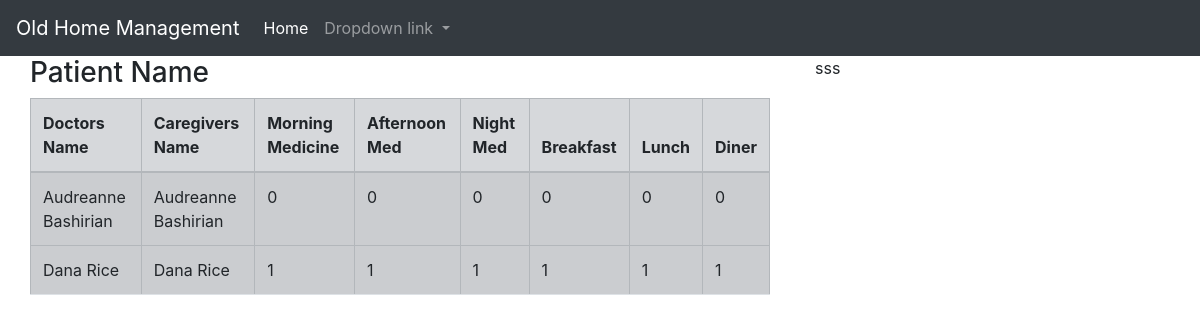
Page /admin_report.php on the committed database.
### tables this page shows
CREATE TABLE `patient_activities` (
  `id` bigint(20) UNSIGNED NOT NULL,
  `caregiver_id` bigint(20) UNSIGNED NOT NULL,
  `doctor_id` bigint(20) UNSIGNED DEFAULT NULL,
  `patient_id` bigint(20) UNSIGNED NOT NULL,
  `has_given_morning_medicine` tinyint(1) NOT NULL,
  `has_given_afternoon_medicine` tinyint(1) NOT NULL,
  `has_given_night_medicine` tinyint(1) NOT NULL,
  `has_given_breakfast` tinyint(1) NOT NULL,
  `has_given_lunch` tinyint(1) NOT NULL,
  `has_given_dinner` tinyint(1) NOT NULL,
  `created_at` timestamp NULL DEFAULT NULL,
  `updated_at` timestamp NULL DEFAULT NULL
);

CREATE TABLE `users` (
  `id` bigint(20) UNSIGNED NOT NULL,
  `role_id` bigint(20) UNSIGNED NOT NULL,
  `first_name` varchar(255) NOT NULL,
  `last_name` varchar(255) NOT NULL,
  `phone` varchar(255) NOT NULL,
  `email` varchar(255) NOT NULL,
  `date_of_birth` date NOT NULL,
  `password` varchar(255) NOT NULL,
  `approved` tinyint(1) NOT NULL,
  `created_at` timestamp NULL DEFAULT NULL,
  `updated_at` timestamp NULL DEFAULT NULL
);

### admin_report.php (the view, shortened to what this page needs)
<?php
 include_once "connection.php";
 include_once "main.php";
?>
<!DOCTYPE html>
<html lang="en">
<head>
    <link rel="stylesheet" href="https://stackpath.bootstrapcdn.com/bootstrap/4.5.2/css/bootstrap.min.css">
</head>
<body>
    <div class="container-fluid">
<div class="row">
                        <div class="col-md-8">
                        <div class="container-fluid">
                 <?php
                        $sql_upcoming = "select doc.first_name as 'doc_f_name', doc.last_name as 'doc_l_name', care.first_name, care.last_name, pat.first_name as 'p_f_name',pat.last_name as 'p_l_name',patient_activities.has_given_morning_medicine,
                        patient_activities.has_given_afternoon_medicine,patient_activities.has_given_night_medicine,patient_activities.has_given_breakfast,patient_activities.has_given_lunch,patient_activities.has_given_dinner
                        from `patient_activities`
                        JOIN patients on patient_activities.patient_id = patients.id
                        join  employees on patient_activities.caregiver_id = employees.id
                        JOIN users care on employees.user_id = care.id
                        join users pat on patients.user_id  = pat.id
                        JOIN users doc on employees.user_id = doc.id";
                        $result = mysqli_query($conn, $sql_upcoming);
                        if (mysqli_num_rows($result) > 0) {
                        ?>
                        <h3>Patient Name</h3>
                        <table class="table table-hover table-bordered table-striped table-secondary">
                        <thead>
                        <tr>
                        <th>Doctors Name</th>
                        <th>Caregivers Name</th>
                        <th>Morning Medicine</th>
                        <th>Afternoon Med</th>
                        <th>Night Med</th>
                        <th>Breakfast</th>
                        <th>Lunch</th>
                        <th>Diner</th>
                        </tr>
                        </thead>
                        <?php
                            while($row = mysqli_fetch_assoc($result)) {
                            echo "<tr>";
                            echo "<td>" . $row['doc_f_name']." ".$row['doc_l_name'] . "</td>";
                            echo "<td>" . $row['first_name']." ".$row['last_name'] . "</td>";
                            echo "<td>" . $row['has_given_morning_medicine']. "</td>";
                            echo "<td>" . $row['has_given_afternoon_medicine']. "</td>";
                            echo "<td>" . $row['has_given_night_medicine']. "</td>";
                            echo "<td>" . $row['has_given_breakfast']. "</td>";
                            echo "<td>" . $row['has_given_lunch']. "</td>";
                            echo "<td>" . $row['has_given_dinner']. "</td>";
                            echo "<tr>";
                        }
                        ?>
                        </table>
                        <?php
                        } else {
                        echo "0 results";
                        }
                ?>
        </div>
                        </div>
                        <div class="col-md-4">
                        sss
                        </div>
</div>
</body>
</html>

### main.php (shortened to what this page needs)
<!DOCTYPE html>
<html lang="en">
<head>
    <link rel="stylesheet" href="https://stackpath.bootstrapcdn.com/bootstrap/4.5.2/css/bootstrap.min.css">
      <link rel="stylesheet" href="https://stackpath.bootstrapcdn.com/bootstrap/4.5.2/css/bootstrap.min.css">
</head>
<body>
<nav class="navbar navbar-expand-lg navbar-dark bg-dark">
        <a class="navbar-brand" href="#">Old Home Management</a>
        <div class="collapse navbar-collapse" id="navbarNavDropdown">
          <ul class="navbar-nav">
            <li class="nav-item active">
              <a class="nav-link" href="home.php">Home <span class="sr-only">(current)</span></a>
            </li>
            <li class="nav-item dropdown">
              <a class="nav-link dropdown-toggle" href="#" id="navbarDropdownMenuLink" data-toggle="dropdown" aria-haspopup="true" aria-expanded="false">
                Dropdown link
              </a>
            </li>
          </ul>
        </div>
      </nav>
</body>
</html>

### rows in the picture
patient_activities: users.first_name "Audreanne", users.last_name "Bashirian", has_given_morning_medicine "0", has_given_afternoon_medicine "0", has_given_night_medicine "0", has_given_breakfast "0", has_given_lunch "0", has_given_dinner "0"
patient_activities: users.first_name "Dana", users.last_name "Rice", has_given_morning_medicine "1", has_given_afternoon_medicine "1", has_given_night_medicine "1", has_given_breakfast "1", has_given_lunch "1", has_given_dinner "1"
